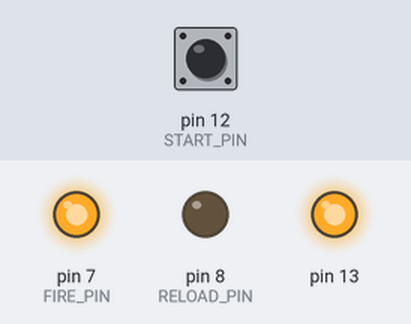
Recording of a sketch running on a simulated Arduino Uno, built with avr-gcc and run on an emulated ATmega328P. Parts: output pins drawn as LEDs (lit = HIGH). Dashed ring = blinking. The test bench sets the inputs (shaded band); at power-on: pin 12 (START_PIN) LOW.

Above: at 1.2 s.
1.3 s: pin 12 (START_PIN) pulled HIGH for 0.15 s
At 2.8 s:
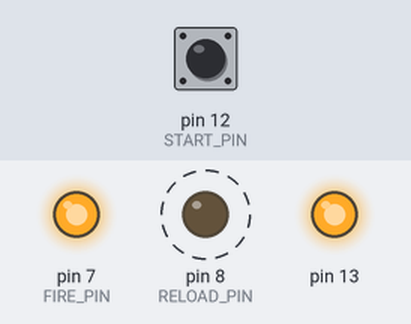
4.3 s: pin 12 (START_PIN) pulled HIGH for 3.2 s
At 5.27 s:
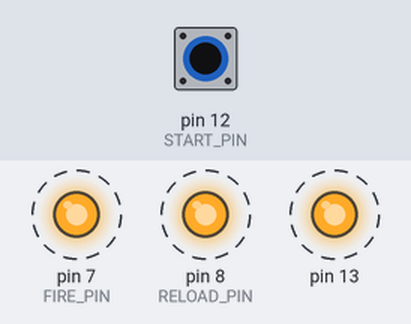
Timing chart, 0 to 8.5 s (numbered marks = the images above; inputs shaded):
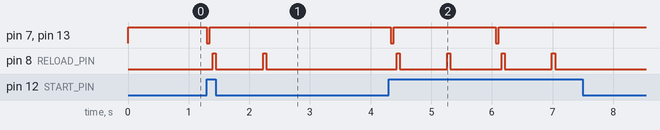

Measured:
- after the input at 1.3 s, pin 7 (FIRE_PIN), pin 13: HIGH → LOW at once, → HIGH 0.05 s later; pin 8 (RELOAD_PIN): alternates HIGH for 0.05 s and LOW for 0.78 s, 4 changes in all, then stays LOW, starting after 0.10 s
- after the input at 4.3 s, pin 7 (FIRE_PIN), pin 13: alternates HIGH for 1.7 s and LOW for 0.05 s, 4 changes in all, then stays HIGH, starting at once; pin 8 (RELOAD_PIN): alternates HIGH for 0.05 s and LOW for 0.78 s, 8 changes in all, then stays LOW, starting after 0.13 s

The sketch:

GoW3_activeReloads.ino
```cpp
//Declare variables and constants
int RELOAD_PIN=8;
int FIRE_PIN=7;

int CONTROLLER_POWER_PIN=A0;
int START_PIN=12;
int FIRE_DELAY=50;
int RELOAD_DELAY=780;
int RELOAD_TO_FIRE_DELAY=700;

void setup() {

  //Pull RT high (so it doesn't fire)
  digitalWrite(FIRE_PIN, HIGH);
  pinMode(FIRE_PIN, OUTPUT);

  //The onboard LED will mimic the fire pin
  pinMode(13, OUTPUT);
  digitalWrite(13, HIGH);


  //Put RB in high-Z (input mode)
  //Not necessary, input mode is the default
  digitalWrite(RELOAD_PIN, LOW);
  pinMode(RELOAD_PIN, OUTPUT);
}

void loop() {
  if (digitalRead(START_PIN)) {
    fire();
    reload();
    delay(RELOAD_TO_FIRE_DELAY);
  } else {
    delay(50);
  }
}

/*
*swaps between weapons
*argument should be one of
*GRENADE, LEFT, RIGHT or PISTOL
*/
void swapWeapon(int weapon) {
}

//Fires 1 bullet from current weapon
void fire() {
  digitalWrite(FIRE_PIN, LOW);
  digitalWrite(13, LOW);
  delay(FIRE_DELAY);
  digitalWrite(FIRE_PIN, HIGH);
  digitalWrite(13, HIGH);
  delay(50);
}

//Does an active reload
void reload() {
  digitalWrite(RELOAD_PIN, HIGH);
  delay(50);
  digitalWrite(RELOAD_PIN, LOW);
  delay(RELOAD_DELAY);
  digitalWrite(RELOAD_PIN, HIGH);
  delay(50);
  digitalWrite(RELOAD_PIN, LOW);
  delay(50);
}
```
